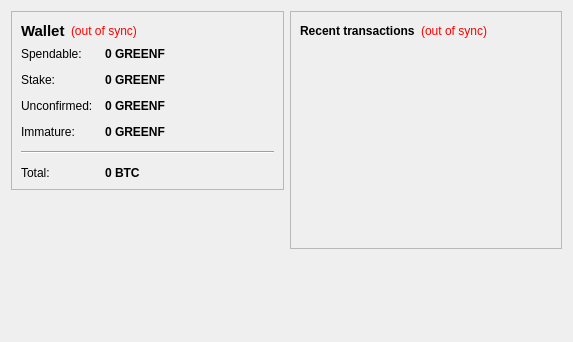
<?xml version="1.0" encoding="UTF-8"?>
<ui version="4.0">
 <class>OverviewPage</class>
 <widget class="QWidget" name="OverviewPage">
  <property name="geometry">
   <rect>
    <x>0</x>
    <y>0</y>
    <width>573</width>
    <height>342</height>
   </rect>
  </property>
  <property name="windowTitle">
   <string>Form</string>
  </property>
  <layout class="QHBoxLayout" name="horizontalLayout" stretch="1,1">
   <item>
    <layout class="QVBoxLayout" name="verticalLayout_2">
     <item>
      <widget class="QFrame" name="frame">
       <property name="frameShape">
        <enum>QFrame::StyledPanel</enum>
       </property>
       <property name="frameShadow">
        <enum>QFrame::Raised</enum>
       </property>
       <layout class="QVBoxLayout" name="verticalLayout_4">
        <item>
         <layout class="QHBoxLayout" name="horizontalLayout_4">
          <item>
           <widget class="QLabel" name="label_5">
            <property name="font">
             <font>
              <pointsize>11</pointsize>
              <weight>75</weight>
              <bold>true</bold>
             </font>
            </property>
            <property name="text">
             <string>Wallet</string>
            </property>
           </widget>
          </item>
          <item>
           <widget class="QLabel" name="labelWalletStatus">
            <property name="toolTip">
             <string>The displayed information may be out of date. Your wallet automatically synchronizes with the GreenFingers network after a connection is established, but this process has not completed yet.</string>
            </property>
            <property name="styleSheet">
             <string notr="true">QLabel { color: red; }</string>
            </property>
            <property name="text">
             <string notr="true">(out of sync)</string>
            </property>
            <property name="alignment">
             <set>Qt::AlignLeading|Qt::AlignLeft|Qt::AlignVCenter</set>
            </property>
           </widget>
          </item>
          <item>
           <spacer name="horizontalSpacer_2">
            <property name="orientation">
             <enum>Qt::Horizontal</enum>
            </property>
            <property name="sizeHint" stdset="0">
             <size>
              <width>40</width>
              <height>20</height>
             </size>
            </property>
           </spacer>
          </item>
         </layout>
        </item>
        <item>
         <layout class="QFormLayout" name="formLayout_2">
          <property name="fieldGrowthPolicy">
           <enum>QFormLayout::AllNonFixedFieldsGrow</enum>
          </property>
          <property name="horizontalSpacing">
           <number>12</number>
          </property>
          <property name="verticalSpacing">
           <number>12</number>
          </property>
          <item row="0" column="0">
           <widget class="QLabel" name="label">
            <property name="text">
             <string>Spendable:</string>
            </property>
           </widget>
          </item>
          <item row="0" column="1">
           <widget class="QLabel" name="labelBalance">
            <property name="font">
             <font>
              <weight>75</weight>
              <bold>true</bold>
             </font>
            </property>
            <property name="cursor">
             <cursorShape>IBeamCursor</cursorShape>
            </property>
            <property name="toolTip">
             <string>Your current spendable balance</string>
            </property>
            <property name="text">
             <string notr="true">0 GREENF</string>
            </property>
            <property name="textInteractionFlags">
             <set>Qt::LinksAccessibleByMouse|Qt::TextSelectableByKeyboard|Qt::TextSelectableByMouse</set>
            </property>
           </widget>
          </item>
          <item row="1" column="0">
           <widget class="QLabel" name="label_6">
            <property name="text">
             <string>Stake:</string>
            </property>
           </widget>
          </item>
          <item row="1" column="1">
           <widget class="QLabel" name="labelStake">
            <property name="font">
             <font>
              <weight>75</weight>
              <bold>true</bold>
             </font>
            </property>
            <property name="cursor">
             <cursorShape>IBeamCursor</cursorShape>
            </property>
            <property name="toolTip">
             <string>Total of coins that was staked, and do not yet count toward the current balance</string>
            </property>
            <property name="text">
             <string notr="true">0 GREENF</string>
            </property>
            <property name="textInteractionFlags">
             <set>Qt::LinksAccessibleByMouse|Qt::TextSelectableByKeyboard|Qt::TextSelectableByMouse</set>
            </property>
           </widget>
          </item>
          <item row="2" column="0">
           <widget class="QLabel" name="label_3">
            <property name="text">
             <string>Unconfirmed:</string>
            </property>
           </widget>
          </item>
          <item row="2" column="1">
           <widget class="QLabel" name="labelUnconfirmed">
            <property name="font">
             <font>
              <weight>75</weight>
              <bold>true</bold>
             </font>
            </property>
            <property name="cursor">
             <cursorShape>IBeamCursor</cursorShape>
            </property>
            <property name="toolTip">
             <string>Total of transactions that have yet to be confirmed, and do not yet count toward the current balance</string>
            </property>
            <property name="text">
             <string notr="true">0 GREENF</string>
            </property>
            <property name="textInteractionFlags">
             <set>Qt::LinksAccessibleByMouse|Qt::TextSelectableByKeyboard|Qt::TextSelectableByMouse</set>
            </property>
           </widget>
          </item>
          <item row="3" column="0">
           <widget class="QLabel" name="labelImmatureText">
            <property name="text">
             <string>Immature:</string>
            </property>
           </widget>
          </item>
          <item row="3" column="1">
           <widget class="QLabel" name="labelImmature">
            <property name="font">
             <font>
              <weight>75</weight>
              <bold>true</bold>
             </font>
            </property>
            <property name="toolTip">
             <string>Mined balance that has not yet matured</string>
            </property>
            <property name="text">
             <string notr="true">0 GREENF</string>
            </property>
            <property name="textInteractionFlags">
             <set>Qt::LinksAccessibleByMouse|Qt::TextSelectableByKeyboard|Qt::TextSelectableByMouse</set>
            </property>
           </widget>
          </item>
          <item row="4" column="0" colspan="2">
           <widget class="Line" name="line">
            <property name="orientation">
             <enum>Qt::Horizontal</enum>
            </property>
           </widget>
          </item>
          <item row="5" column="0">
           <widget class="QLabel" name="labelTotalText">
            <property name="text">
             <string>Total:</string>
            </property>
           </widget>
          </item>
          <item row="5" column="1">
           <widget class="QLabel" name="labelTotal">
            <property name="font">
             <font>
              <weight>75</weight>
              <bold>true</bold>
             </font>
            </property>
            <property name="cursor">
             <cursorShape>IBeamCursor</cursorShape>
            </property>
            <property name="toolTip">
             <string>Your current total balance</string>
            </property>
            <property name="text">
             <string notr="true">0 BTC</string>
            </property>
            <property name="textInteractionFlags">
             <set>Qt::LinksAccessibleByMouse|Qt::TextSelectableByKeyboard|Qt::TextSelectableByMouse</set>
            </property>
           </widget>
          </item>
         </layout>
        </item>
       </layout>
      </widget>
     </item>
     <item>
      <spacer name="verticalSpacer">
       <property name="orientation">
        <enum>Qt::Vertical</enum>
       </property>
       <property name="sizeHint" stdset="0">
        <size>
         <width>20</width>
         <height>40</height>
        </size>
       </property>
      </spacer>
     </item>
    </layout>
   </item>
   <item>
    <layout class="QVBoxLayout" name="verticalLayout_3">
     <item>
      <widget class="QFrame" name="frame_2">
       <property name="frameShape">
        <enum>QFrame::StyledPanel</enum>
       </property>
       <property name="frameShadow">
        <enum>QFrame::Raised</enum>
       </property>
       <layout class="QVBoxLayout" name="verticalLayout">
        <item>
         <layout class="QHBoxLayout" name="horizontalLayout_2">
          <item>
           <widget class="QLabel" name="label_4">
            <property name="text">
             <string>&lt;b&gt;Recent transactions&lt;/b&gt;</string>
            </property>
           </widget>
          </item>
          <item>
           <widget class="QLabel" name="labelTransactionsStatus">
            <property name="toolTip">
             <string>The displayed information may be out of date. Your wallet automatically synchronizes with the GreenFingers network after a connection is established, but this process has not completed yet.</string>
            </property>
            <property name="styleSheet">
             <string notr="true">QLabel { color: red; }</string>
            </property>
            <property name="text">
             <string notr="true">(out of sync)</string>
            </property>
            <property name="alignment">
             <set>Qt::AlignRight|Qt::AlignTrailing|Qt::AlignVCenter</set>
            </property>
           </widget>
          </item>
          <item>
           <spacer name="horizontalSpacer">
            <property name="orientation">
             <enum>Qt::Horizontal</enum>
            </property>
            <property name="sizeHint" stdset="0">
             <size>
              <width>40</width>
              <height>20</height>
             </size>
            </property>
           </spacer>
          </item>
         </layout>
        </item>
        <item>
         <widget class="QListView" name="listTransactions">
          <property name="styleSheet">
           <string notr="true">QListView { background: transparent; }</string>
          </property>
          <property name="frameShape">
           <enum>QFrame::NoFrame</enum>
          </property>
          <property name="verticalScrollBarPolicy">
           <enum>Qt::ScrollBarAlwaysOff</enum>
          </property>
          <property name="horizontalScrollBarPolicy">
           <enum>Qt::ScrollBarAlwaysOff</enum>
          </property>
          <property name="selectionMode">
           <enum>QAbstractItemView::NoSelection</enum>
          </property>
         </widget>
        </item>
       </layout>
      </widget>
     </item>
     <item>
      <spacer name="verticalSpacer_2">
       <property name="orientation">
        <enum>Qt::Vertical</enum>
       </property>
       <property name="sizeHint" stdset="0">
        <size>
         <width>20</width>
         <height>40</height>
        </size>
       </property>
      </spacer>
     </item>
    </layout>
   </item>
  </layout>
 </widget>
 <resources/>
 <connections/>
</ui>
